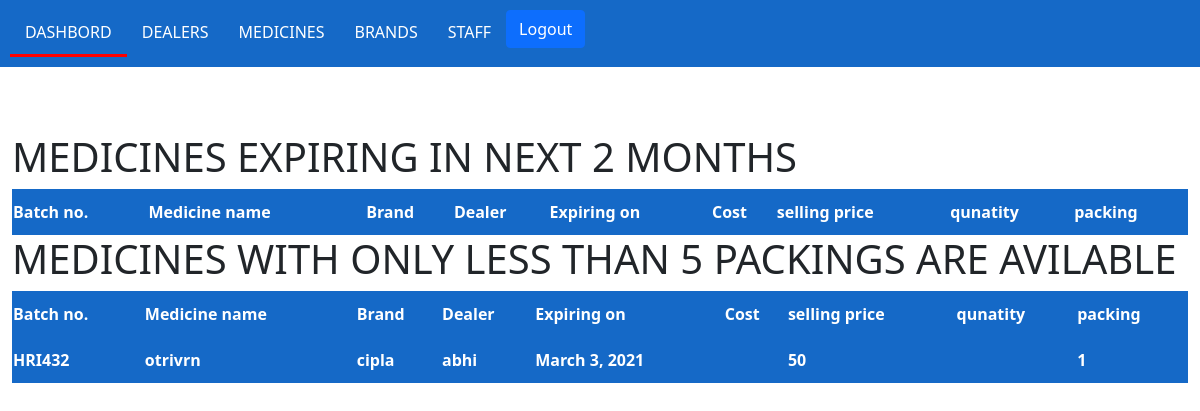
Before: /dashboard (signed in) with the older database file.
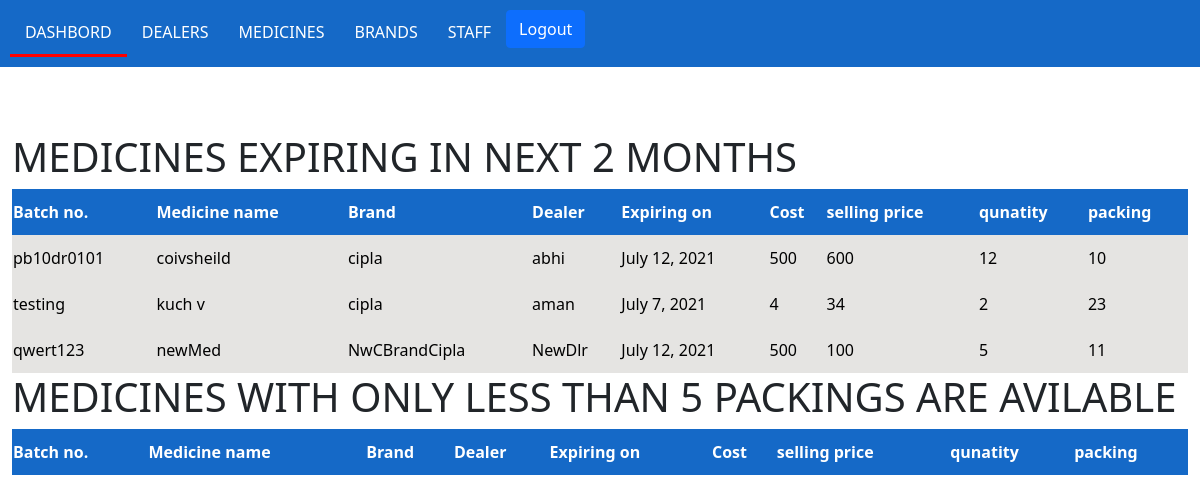
After: the same page with the newer database file.
### backstore/models.py (models this page shows)
class Medicine(models.Model):
	name = models.CharField(max_length=200)
	dealer = models.ForeignKey(Dealer,on_delete=models.CASCADE)
	brand = models.ForeignKey(Brand,on_delete=models.CASCADE)
	quantity = models.IntegerField()
	packing = models.IntegerField()
	cost = models.IntegerField()
	selling_price = models.IntegerField()
	expiry_date = models.DateField()
	batch_no = models.CharField(max_length=100)
	def __str__(self):
		return self.name + " ---- " + self.batch_no + " ---- " + str(self.expiry_date)

class Brand(models.Model):
	name = models.CharField(max_length=200)
	def __str__(self):
		return self.name

class Dealer(models.Model):
	name = models.CharField(max_length=100)
	contact = models.IntegerField()
	address = models.CharField(max_length=200)
	def __str__(self):
		return self.name

### backstore/views.py (the view)
# urls.py: path('dashboard',views.dashboard,name='dashboard'),
def dashboard(request):
	if not request.session.get('user_logged_in'):
		return redirect('/user')
	expiring_medicines = checkexpiry()
	print(expiring_medicines)
	stock = checkstock()
	template = loader.get_template('dashboard.html')
	data = {
		'expiring_medicines' : expiring_medicines,
		'stock' : stock,
	}
	return HttpResponse(template.render(data,request))

### backstore/views.py (called while the page is built)
def checkexpiry():
	today = datetime.now()
	time_diff = timedelta(days=60)
	des_date = (today + time_diff)
	expiring_medicines = Medicine.objects.filter( expiry_date__range=(today, des_date))
	return expiring_medicines

def checkstock():
	stock = Medicine.objects.filter( packing__range= (0,5))
	return stock

### backstore/templates/dashboard.html
{%extends 'layouts/master.html' %}
{% block content %}
	<div class="expiring_medicines" style=" width: 100%;">
		<h1>MEDICINES EXPIRING IN NEXT 2 MONTHS</h1>
		<table>
			<thead>
				<tr>
					<th>Batch no.</th>
					<th>Medicine name</th>
					<th>Brand</th>
					<th>Dealer</th>
					<th>Expiring on</th>
					<th>Cost</th>
					<th>selling price</th>
					<th>qunatity</th>
					<th>packing</th>
				</tr>
			</thead>
			<tbody>
					{% for medicine in expiring_medicines %}
			<tr>
				<td>{{ medicine.batch_no }}</td>
				<td>{{ medicine.name }}</td>
				<td>{{ medicine.brand }}</td>
				<td>{{ medicine.dealer }}</td>
				<td>{{ medicine.expiry_date }}</td>
				<td>{{ medicine.cost }}</td>
				<td>{{ medicine.selling_price }}</td>
				<td>{{ medicine.quantity }}</td>
				<td>{{ medicine.packing }}</td>
			</tr>
			{% endfor %}
			</tbody>
		</table>
	<div class="check stock" style=" width: 100%;">
	<h1>MEDICINES WITH ONLY LESS THAN 5 PACKINGS ARE AVILABLE</h1>
		<table>
			<thead>
				<tr>
					<th>Batch no.</th>
					<th>Medicine name</th>
					<th>Brand</th>
					<th>Dealer</th>
					<th>Expiring on</th>
					<th>Cost</th>
					<th>selling price</th>
					<th>qunatity</th>
					<th>packing</th>
				</tr>
			</thead>
			<tbody>
				{% for i in stock %}
				<tr>
					<th>{{ i.batch_no }}</th>
					<th>{{ i.name }}</th>
					<th>{{ i.brand }}</th>
					<th>{{ i.dealer }}</th>
					<th>{{ i.expiry_date }}</th>
					<th>{{ i.Cost }}</th>
					<th>{{ i.selling_price }}</th>
					<th>{{ i.qunatity }}</th>
					<th>{{ i.packing }}</th>
				</tr>
			{% endfor %}
			</tbody>
		</table>
	</div>
</div>
{% endblock %}

Changed rows visible on the page:
removed Medicine: batch_no "HRI432", name "otrivrn", brand "cipla", dealer "abhi", expiry_date "March 3, 2021", selling_price "50", packing "1", shown under "MEDICINES WITH ONLY LESS THAN 5 PACKINGS ARE AVILABLE"
added Medicine: batch_no "pb10dr0101", name "coivsheild", brand "cipla", dealer "abhi", expiry_date "July 12, 2021", cost "500", selling_price "600", quantity "12", packing "10", shown under "MEDICINES EXPIRING IN NEXT 2 MONTHS"
added Medicine: batch_no "testing", name "kuch v", brand "cipla", dealer "aman", expiry_date "July 7, 2021", cost "4", selling_price "34", quantity "2", packing "23", shown under "MEDICINES EXPIRING IN NEXT 2 MONTHS"
added Medicine: batch_no "qwert123", name "newMed", brand "NwCBrandCipla", dealer "NewDlr", expiry_date "July 12, 2021", cost "500", selling_price "100", quantity "5", packing "11", shown under "MEDICINES EXPIRING IN NEXT 2 MONTHS"
